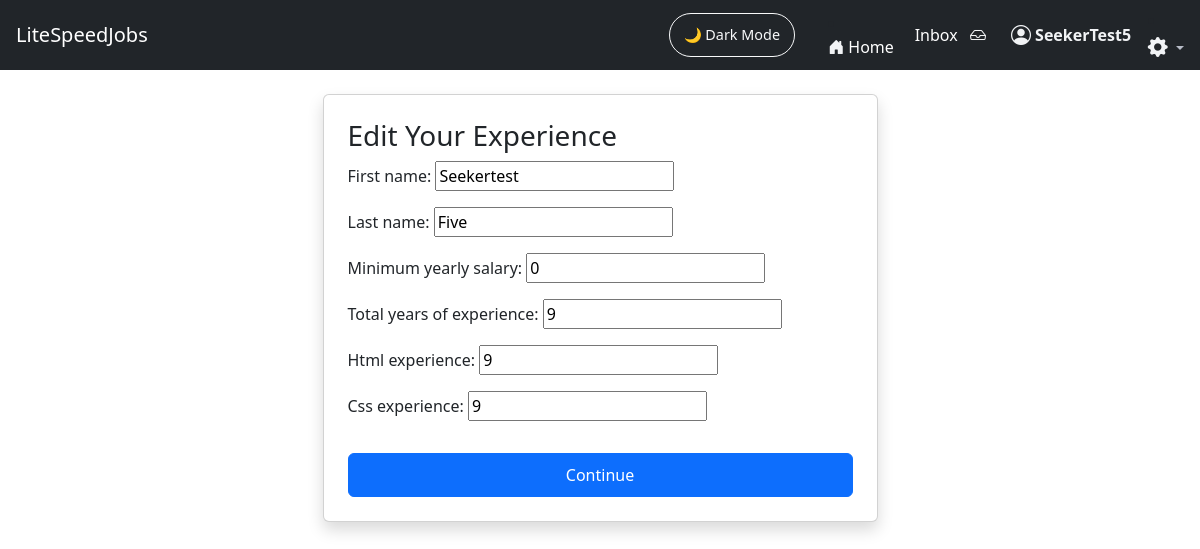
The app's page /JobFinder_app/seeker_form1/ (signed in) with its own data.
### JobFinder_app/models.py (models this page shows, shortened)
class SeekerModelOne(models.Model):
    user = models.OneToOneField(User, on_delete=models.CASCADE)
    first_name = models.CharField(max_length=30)
    last_name = models.CharField(max_length=30)
    minimum_yearly_salary = models.IntegerField(null=True, blank=True, default=0)
    total_years_of_experience = models.IntegerField(default=0)
    html_experience = models.IntegerField(default=0)
    css_experience = models.IntegerField(default=0)

### JobFinder_app/views.py (the view)
# urls.py: path("seeker_form1/", views.seeker_form_one, name="seeker_form1"),
@login_required
def seeker_form_one(request):
    instance, _ = SeekerModelOne.objects.get_or_create(user=request.user)
    if request.method == "POST":
        form = SeekerFormOne(request.POST, instance=instance)
        if form.is_valid():
            form.save()
            return redirect("seeker_form2")
    else:
        form = SeekerFormOne(instance=instance)
    return render(request, "JobFinder_app/seeker_form1.html", {
        "form": form,
        "edit_mode": True,
    })

### JobFinder_app/forms.py
class SeekerFormOne(ModelForm):
    class Meta:
        model = SeekerModelOne
        exclude = ('user',)
        fields = '__all__'

### JobFinder_app/context_processors.py (called while the page is built)
def unread_message_count(request):
    if request.user.is_authenticated:
        return {
            "unread_count": Message.objects.filter(
                receiver=request.user,
                is_read=False
            ).count()
        }
    return {}

### JobFinder_app/templates/JobFinder_app/seeker_form1.html (shortened to what this page needs)
{% extends "JobFinder_app/base.html" %}
{% block content %}
<div class="col-md-6 mx-auto">
    <div class="card shadow p-4">
        <h3>
            {% if edit_mode %}
                Edit Your Experience
            {% else %}
                Add Your Experience
            {% endif %}
        </h3>
        <form method="POST">
            {{ form.as_p }}
            <button class="btn btn-primary w-100 mt-3">Continue</button>
        </form>
    </div>
</div>
{% endblock %}

### JobFinder_app/templates/JobFinder_app/base.html (shortened to what this page needs)
<!DOCTYPE html>
<html lang="en" data-theme="light">
<head>
    <link href="https://cdn.jsdelivr.net/npm/bootstrap@5.3.2/dist/css/bootstrap.min.css" rel="stylesheet">
    <link href="https://cdn.jsdelivr.net/npm/bootstrap-icons@1.11.1/font/bootstrap-icons.css" rel="stylesheet">
</head>
<body>
{% load message_tags %}
<nav class="navbar navbar-expand-lg navbar-dark bg-dark px-3">
    <a class="navbar-brand" href="/">LiteSpeedJobs</a>
    <div class="ms-auto d-flex align-items-center">
        <button id="darkModeToggle" class="btn btn-outline-light ms-3">
            🌙 Dark Mode
        </button>&nbsp;&nbsp;&nbsp;&nbsp;&nbsp;&nbsp;&nbsp;&nbsp;
        <li class="nav-item">
            <a class="nav-link d-flex align-items-center home-link"
            href="{% url 'landing' %}">
                <i class="bi bi-house-door-fill me-1 nav-icon"></i>
                <span class="d-none d-md-inline">Home</span>&nbsp;&nbsp;&nbsp;&nbsp;&nbsp;
            </a>
        </li>
        {% if user.is_authenticated %}
        <a href="{% url 'inbox_pro' %}" class="nav-link d-flex align-items-center home-link">Inbox</a>&nbsp;&nbsp;&nbsp;
        <a href="{% url 'inbox_pro' %}" class="nav-link position-relative">
            <i class="bi bi-inbox"></i>
        </a>
        {% else %}
        <li class="nav-item">
            <a href="{% url 'login' %}" class="nav-link">
                <i class="bi bi-inbox"></i>
            </a>
        </li>
        {% endif %}&nbsp;&nbsp;&nbsp;&nbsp;&nbsp;&nbsp;
        {% if request.user.is_authenticated %}
            <a href="{% url 'role_redirect' %}"
                class="nav-link d-flex align-items-center gap-1 user-link">
                <i class="bi bi-person-circle nav-icon fs-5"></i>
             <span class="d-none d-md-inline">
                 <strong>{{ request.user.username }}</strong>&nbsp;&nbsp;&nbsp;&nbsp;
            </span>
        {% endif %}
        {% if user.is_authenticated %}
        <li class="nav-item dropdown ">
            <a class="nav-link dropdown-toggle p-0 account_dropdown"
            style="color:var(--ls-dark-muted)"
            href="#"
            id="settingsDropdown"
            role="button"
            data-bs-toggle="dropdown"
            aria-expanded="false"
            data-bs-placement="bottom"
            title="Account settings">
                <i class="bi bi-gear-fill fs-5 text-white"></i>
            </a>
        </li>
        {% endif %}
    </div>
</nav>
<div class="container py-4">
    {% block content %}{% endblock %}
</div>
</body>
</html>

### JobFinder_app/templates/JobFinder_app/base.html (style rules this page uses)
input, select, textarea { font-size: 16px; }
.btn { min-height: 44px; }
.container, .container-fluid { padding-left: 15px; padding-right: 15px; }
:root { --ls-bg: #ffffff; --ls-bg-card: #f7f9fc; --ls-text: #141414; --ls-text-muted: #555; --ls-border: #e4e7ec; --ls-icon-color: #f1f3f5; --chat-bg: #fffffff5; --chat-panel-bg: #f8f9fa; --chat-border: #dee2e6; --chat-text: #212529; --chat-muted: #6c757d; --bubble-sent-bg: #0d6efd; --bubble-sent-text: #ffffff; --bubble-received-bg: #e9ecef; --bubble-received-text: #212529; --account-settings: #9de3f4; --ls-primary: #4dabf7; --ls-dark-bg: #0e1116; --ls-dark-bg-card: #1a1d24; --ls-dark-border: #2b2e36; --ls-dark-text: #f1f3f7; --ls-dark-muted: #b7bcc7; }
body { transition: background 0.3s ease, color 0.3s ease; }
.navbar { transition: background 0.3s ease; }
.card { transition: background 0.3s ease, border 0.3s ease; }
.btn { transition: background 0.25s ease, color 0.25s ease, border 0.25s ease; }
.navbar .nav-link i, .navbar .inbox-icon { color: var(--ls-icon-color) !important; transition: color 0.2s ease; }
.user-link .nav-icon, .user-link span { color: var(--ls-icon-color); transition: color 0.2s ease; font-weight: 500; }
.home-link, .home-link i { color: #ffffff !important; }
.bi-gear-fill { transition: transform 0.3s ease; }
.account_dropdown { color: var(--account-settings); }
#darkModeToggle { font-size: 0.9rem; border-radius: 25px; padding: 5px 14px; cursor: pointer; }

### records on screen
SeekerModelOne: first_name "Seekertest", last_name "Five", minimum_yearly_salary "0", total_years_of_experience "9", html_experience "9", css_experience "9"

### other values on screen
{{ request.user.username }} "SeekerTest5"
